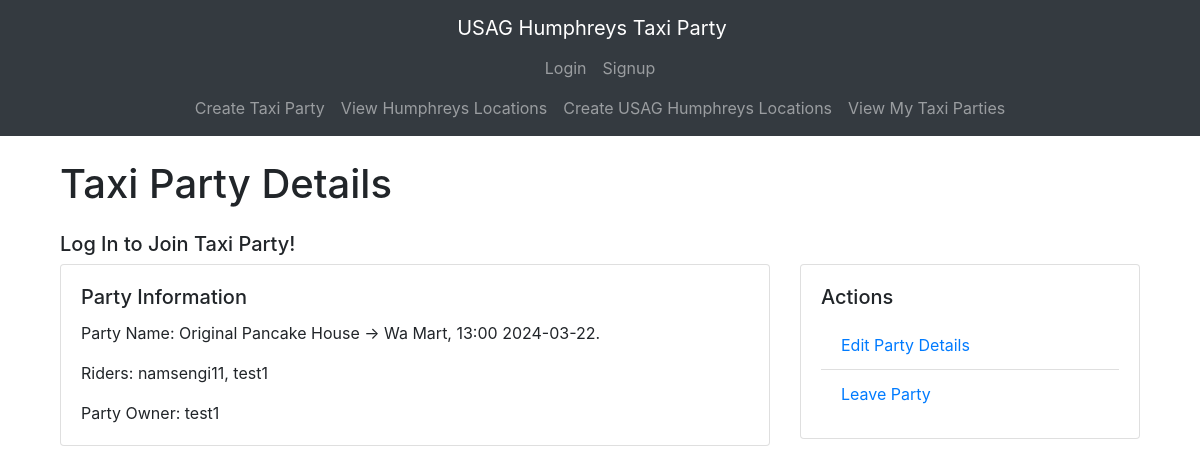
/taxiparty/31/, run on the app's committed database.
### taxiparty/models.py (models this page shows, shortened)
class TaxiParty(models.Model):
    date = models.DateField(blank=False, default=datetime.date.today)
    time = models.TimeField(blank=False, default=datetime.time(8, 00))
    origin = models.ForeignKey(Location, on_delete=models.CASCADE, related_name='origin')
    destination = models.ForeignKey(Location, on_delete=models.CASCADE, related_name='destination')
    rider = models.ManyToManyField(User, related_name='rider')
    owner = models.ForeignKey(User, null=True, blank=True, on_delete=models.CASCADE, related_name='owner')
    def riderInStr(self):
        riders = ""
        for rider in self.rider.all():
            riders += str(rider) + ", "
        return riders[:-2]
    def __str__(self) -> str:
        return f"{self.origin} -> {self.destination}, {self.time.__str__()[:5]} {self.date.__str__()}."

class Location(models.Model):
    name = models.TextField(blank=False, unique=True)
    def __str__(self) -> str:
        return self.name

### taxiparty/views.py (the view)
# urls.py: path('taxiparty/<int:id>/', views.dynamic_lookup_view, name='taxipartydynamic'),
def dynamic_lookup_view(request, id):
    obj = get_object_or_404(TaxiParty, id=id)
    joinable = (request.user not in obj.rider.all())
    anon = request.user.is_anonymous
    context = {
        "party": obj,
        "joinable": joinable,
        "anon": anon
    }
    return render(request, "partydetail.html", context)

### taxiparty/templates/partydetail.html (shortened to what this page needs)
{% extends 'base.html' %}
{% block content %}
<div class="container mt-4">
    <h1 class="mb-4">Taxi Party Details</h1>
    {% if anon %}
        <h5>Log In to Join Taxi Party!</h5>
    {% endif %}
    <div class="row">
        <div class="col-md-8">
            <div class="card">
                <div class="card-body">
                    <h5 class="card-title">Party Information</h5>
                    <p class="card-text">Party Name: {{ party }}</p>
                    <p class="card-text">Riders: {{ party.riderInStr }}</p>
                    <p class="card-text">Party Owner: {{ party.owner }}</p>
                </div>
            </div>
        </div>
        <div class="col-md-4">
            <div class="card">
                <div class="card-body">
                    <h5 class="card-title">Actions</h5>
                    <ul class="list-group list-group-flush">
                        <li class="list-group-item"><a href='./edit/'>Edit Party Details</a></li>
                        <li class="list-group-item"><a href='./leave/'>Leave Party</a></li>
                    </ul>
                </div>
            </div>
        </div>
    </div>
</div>
{% endblock %}

### data on the page
TaxiParty: origin+destination+time "Original Pancake House -> Wa Mart, 13:00 2024-03-22.", riderInStr "namsengi11, test1", owner "test1"
